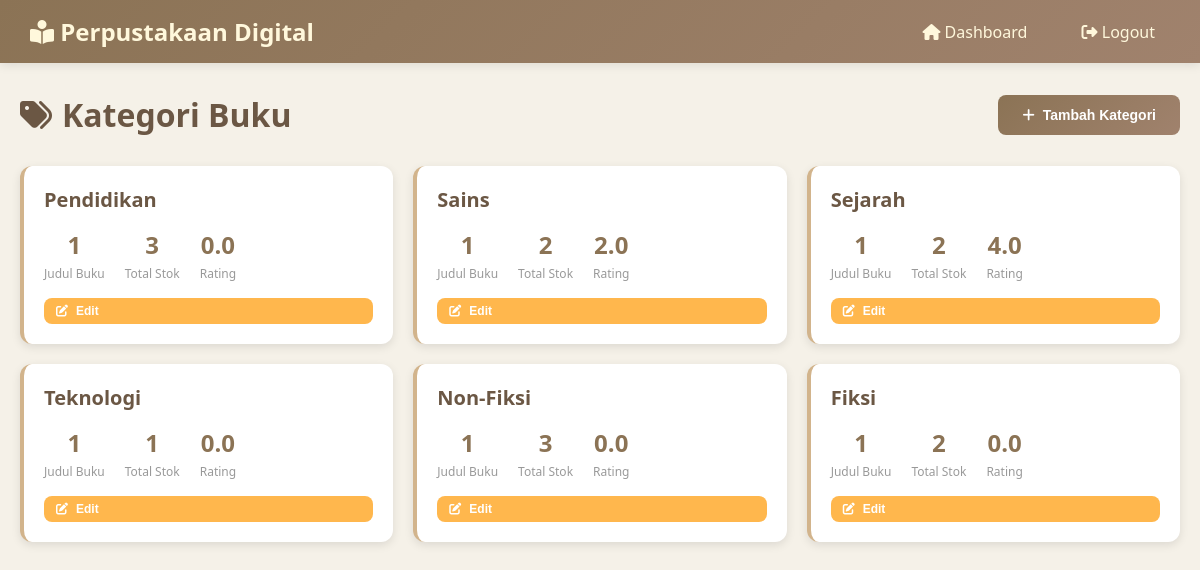
The page /kategori.php (signed in) on the database its author committed.
### tables this page shows
CREATE TABLE `kategori` (
  `id_kategori` int(11) NOT NULL,
  `nama_kategori` varchar(50) NOT NULL,
  `deskripsi` text DEFAULT NULL
);

### kategori.php (the view, shortened to what this page needs)
<?php
require_once 'config.php';
$result = mysqli_query($conn, "SELECT * FROM view_statistik_kategori ORDER BY jumlah_buku DESC");
?>
<!DOCTYPE html>
<html lang="id">
<head>
    <link href="https://cdnjs.cloudflare.com/ajax/libs/font-awesome/6.4.0/css/all.min.css" rel="stylesheet">
</head>
<body>
    <div class="navbar">
        <a href="dashboard.php" class="navbar-brand"><i class="fas fa-book-reader"></i> Perpustakaan Digital</a>
        <div class="nav-links">
            <a href="dashboard.php"><i class="fas fa-home"></i> Dashboard</a>
            <a href="logout.php"><i class="fas fa-sign-out-alt"></i> Logout</a>
        </div>
    </div>
    <div class="container">
        <div class="page-header">
            <h1><i class="fas fa-tags"></i> Kategori Buku</h1>
            <button class="btn btn-primary" onclick="openModal('addModal')">
                <i class="fas fa-plus"></i> Tambah Kategori
            </button>
        </div>
        <div class="category-grid">
            <?php while ($kat = mysqli_fetch_assoc($result)): ?>
                <div class="category-card">
                    <div class="category-header">
                        <h3 class="category-name"><?php echo $kat['nama_kategori']; ?></h3>
                    </div>
                    <div class="category-stats">
                        <div class="stat-item">
                            <strong><?php echo $kat['jumlah_buku']; ?></strong>
                            <small>Judul Buku</small>
                        </div>
                        <div class="stat-item">
                            <strong><?php echo $kat['total_stok']; ?></strong>
                            <small>Total Stok</small>
                        </div>
                        <div class="stat-item">
                            <strong><?php echo number_format($kat['rata_rata_rating'], 1); ?></strong>
                            <small>Rating</small>
                        </div>
                    </div>
                    <div class="category-actions">
                        <button class="btn btn-warning btn-sm" style="flex: 1;" onclick="editCategory('<?php echo $kat['nama_kategori']; ?>', '<?php echo addslashes($kat['nama_kategori']); ?>')">
                            <i class="fas fa-edit"></i> Edit
                        </button>
                    </div>
                </div>
            <?php endwhile; ?>
        </div>
    </div>
</body>
</html>

### kategori.php (style rules this page uses)
* { margin: 0; padding: 0; box-sizing: border-box; }
body { font-family: 'Segoe UI', Tahoma, Geneva, Verdana, sans-serif; background: #F5F1E8; color: #4A4A4A; }
.navbar { background: linear-gradient(135deg, #8B7355, #A0826D); padding: 15px 30px; box-shadow: 0 2px 10px rgba(0,0,0,0.1); display: flex; justify-content: space-between; align-items: center; }
.navbar-brand { color: #FFF8DC; font-size: 24px; font-weight: bold; text-decoration: none; }
.nav-links a { color: #FFF8DC; text-decoration: none; margin-left: 20px; padding: 8px 15px; border-radius: 5px; transition: all 0.3s; }
.container { max-width: 1200px; margin: 30px auto; padding: 0 20px; }
.page-header { display: flex; justify-content: space-between; align-items: center; margin-bottom: 30px; }
.page-header h1 { color: #6B5744; display: flex; align-items: center; gap: 10px; }
.btn { padding: 12px 24px; border: none; border-radius: 8px; cursor: pointer; font-size: 14px; font-weight: 600; transition: all 0.3s; text-decoration: none; display: inline-flex; align-items: center; gap: 8px; }
.btn-primary { background: linear-gradient(135deg, #8B7355, #A0826D); color: white; }
.btn-warning { background: #FFB74D; color: white; }
.btn-sm { padding: 6px 12px; font-size: 12px; }
.category-grid { display: grid; grid-template-columns: repeat(auto-fill, minmax(300px, 1fr)); gap: 20px; }
.category-card { background: white; border-radius: 12px; padding: 20px; box-shadow: 0 3px 10px rgba(0,0,0,0.1); transition: all 0.3s; border-left: 4px solid #D2B48C; }
.category-header { display: flex; justify-content: space-between; align-items: start; margin-bottom: 15px; }
.category-name { color: #6B5744; font-size: 20px; font-weight: bold; }
.category-stats { display: flex; gap: 20px; margin-top: 15px; }
.stat-item { text-align: center; }
.stat-item strong { display: block; font-size: 24px; color: #8B7355; }
.stat-item small { color: #999; font-size: 12px; }
.category-actions { display: flex; gap: 8px; margin-top: 15px; }

### rows shown on the page
kategori: nama_kategori "Pendidikan", jumlah_buku "1", total_stok "3", rata_rata_rating "0.0"
kategori: nama_kategori "Sains", jumlah_buku "1", total_stok "2", rata_rata_rating "2.0"
kategori: nama_kategori "Sejarah", jumlah_buku "1", total_stok "2", rata_rata_rating "4.0"
kategori: nama_kategori "Teknologi", jumlah_buku "1", total_stok "1", rata_rata_rating "0.0"
kategori: nama_kategori "Non-Fiksi", jumlah_buku "1", total_stok "3", rata_rata_rating "0.0"
kategori: nama_kategori "Fiksi", jumlah_buku "1", total_stok "2", rata_rata_rating "0.0"
